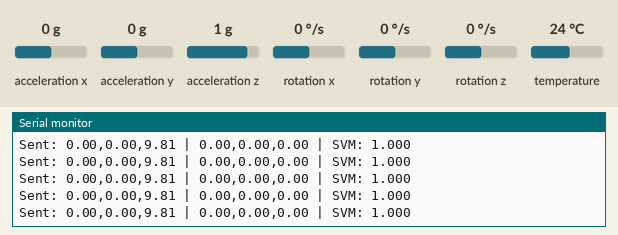
The sketch below on a simulated Arduino Uno, built with avr-gcc and run on an emulated ATmega328P. Shown: the last lines printed to the serial monitor. The inputs (shaded band) are chosen by the test bench; at power-on: acceleration x 0 g, acceleration y 0 g, acceleration z 1 g, rotation x 0 °/s, rotation y 0 °/s, rotation z 0 °/s, temperature 24 °C.

Above: at 2.2 s.
2.3 s: acceleration x set to -1.4 g
At 2.5 s:
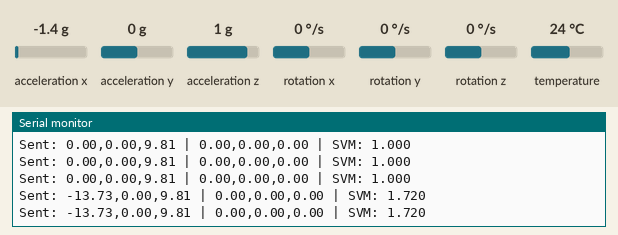
3.8 s: acceleration y set to -1.4 g
At 3.86 s:
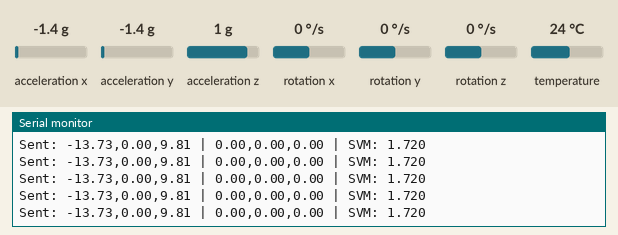
5.3 s: acceleration z set to -1.4 g
At 5.35 s:
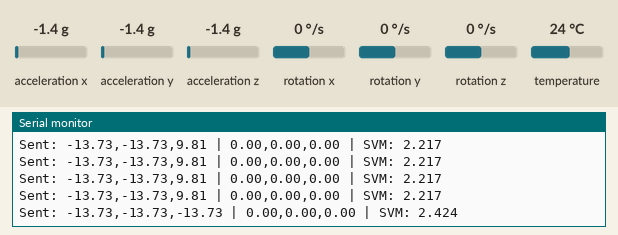
6.8 s: rotation x set to -192 °/s
At 6.83 s:
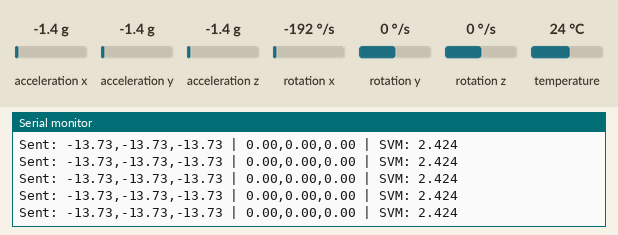
8.3 s: acceleration x set to 1.4 g
At 8.32 s:
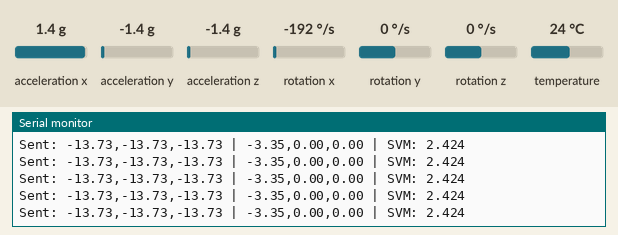
Timing chart, 0 to 11.3 s (numbered marks = the images above; inputs shaded):
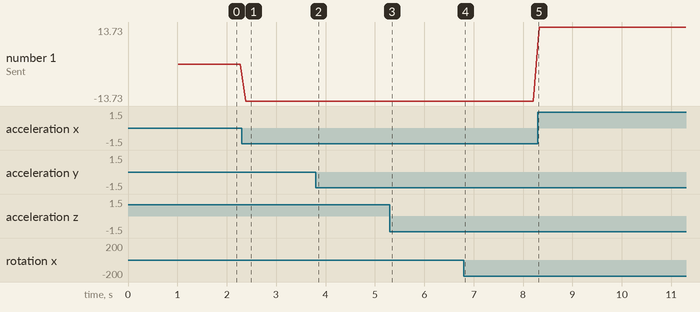

The sketch:

MPU6050_Arduino_Sender.ino
```cpp
#include <Wire.h>
#include <Adafruit_MPU6050.h>
#include <Adafruit_Sensor.h>
#include <SoftwareSerial.h>

// Software Serial pins: Pin 2 as RX (unused here), Pin 3 as TX (sends data to ESP32 RX Pin 18)
SoftwareSerial espSerial(2, 3);
Adafruit_MPU6050 mpu;

void setup() {
  // Start hardware serial for USB debugging
  Serial.begin(115200);
  while (!Serial && millis() < 3000);
  delay(1000);

  Serial.println("=========================================");
  Serial.println("MPU6050 Arduino Uno UART Sender Component");
  Serial.println("=========================================");

  // Start software serial to talk to ESP32
  espSerial.begin(115200);

  // Start hardware I2C bus (A4 = SDA, A5 = SCL on Arduino Uno)
  Wire.begin();

  if (!mpu.begin()) {
    Serial.println("[-] Error: MPU6050 sensor not found! Check wiring.");
    while (1) {
      delay(1000);
    }
  }

  mpu.setAccelerometerRange(MPU6050_RANGE_8_G);
  mpu.setGyroRange(MPU6050_RANGE_500_DEG);
  mpu.setFilterBandwidth(MPU6050_BAND_21_HZ);

  Serial.println("[+] MPU6050 Initialized. Starting transmission...");
}

void loop() {
  sensors_event_t a, g, temp;
  mpu.getEvent(&a, &g, &temp);

  // Calculate Signal Vector Magnitude (SVM) in standard G forces
  float svm = sqrt(
    a.acceleration.x * a.acceleration.x +
    a.acceleration.y * a.acceleration.y +
    a.acceleration.z * a.acceleration.z
  ) / 9.81f;

  // Format CSV packet: ax,ay,az,gx,gy,gz,svm\n
  // Send data to ESP32 via SoftwareSerial TX
  espSerial.print(a.acceleration.x, 4); espSerial.print(",");
  espSerial.print(a.acceleration.y, 4); espSerial.print(",");
  espSerial.print(a.acceleration.z, 4); espSerial.print(",");
  espSerial.print(g.gyro.x, 4);          espSerial.print(",");
  espSerial.print(g.gyro.y, 4);          espSerial.print(",");
  espSerial.print(g.gyro.z, 4);          espSerial.print(",");
  espSerial.print(svm, 4);             espSerial.println();

  // Also print to hardware serial for local monitoring/debugging
  Serial.print("Sent: ");
  Serial.print(a.acceleration.x, 2); Serial.print(",");
  Serial.print(a.acceleration.y, 2); Serial.print(",");
  Serial.print(a.acceleration.z, 2); Serial.print(" | ");
  Serial.print(g.gyro.x, 2);          Serial.print(",");
  Serial.print(g.gyro.y, 2);          Serial.print(",");
  Serial.print(g.gyro.z, 2);          Serial.print(" | SVM: ");
  Serial.println(svm, 3);

  // Send packet every 100 milliseconds
  delay(100);
}
```

Measured:
- after the input at 2.3 s, the serial monitor: prints a new line after 0.08 s (image 1)
- after the input at 5.3 s, the serial monitor: prints a new line after 0.05 s (image 3)
- plotted number 1: 0 → -13.73 after the input at 2.3 s, -13.73 → 13.73 after the input at 8.3 s
